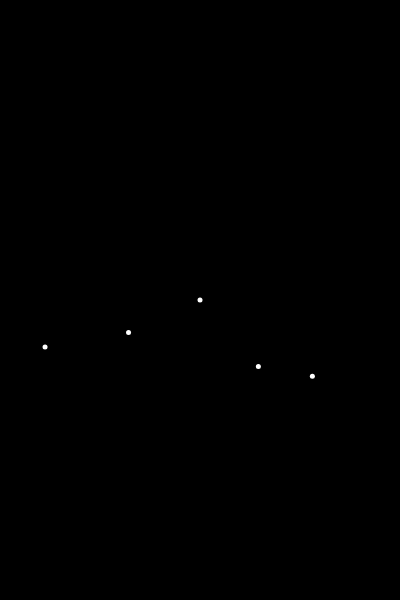
Frame 1 (no input)
Frame 60 (no input): identical to frame 1, image omitted
Frame 120 (the mouse pressed at the canvas centre since frame 60): identical to frame 1, image omitted

The p5.js sketch that drew this single still picture (run headless with seeded random() and noise() and a simulated clock; from frame 60 on, the mouse is pressed at the canvas centre):

// p5.js sketch
// ── sketch.js
var dots = [];
var links = [];
var seed = 0;


// game settings
var numOfDots = 5;

var minX = 0;
var maxX = 0;
var minY = 0;
var maxY = 0;
var transX;
var transY;

function setup() {
	randomSeed(seed-10*numOfDots);
	createCanvas(400, 600);
	// noLoop();

	minX = 0;
	maxX = 0;
	minY = 0;
	maxY = 0;
	transX = width/2;
	transY = height/2;
	dots = [];
	setDots();
	links = [];
}

function draw() {
	background(0);
	translate(transX, transY);

	for (var i = 0; i < links.length; i++) {
		links[i].show();
	}
	for (var i = 0; i < dots.length; i++) {
		dots[i].show();
	}
}

function setDots() {
	var n = 0; // the ids for the dots
	var black = [];
	for (var i = 0; i < numOfDots; i++) {
		var x = random(width);
		var y = random(width);

		if (i == 0) { // start the first dot at the origin
			x = 0;
			y = 0;
		} else { // after that, form the next dots arround all the others
			var newDotMade = false;
			calcBounds();
			while (!newDotMade) {
				BminX = minX - 100;
				BmaxX = maxX + 100;
				BminY = minY - 100;
				BmaxY = maxY + 100;

				var a = random(BminX, BmaxX); // potential new point position
				var b = random(BminY, BmaxY);

					// find closest point
				var smallestDist = 1000;
				for (var j = 0; j < dots.length; j++) {
					var dis = dist(a, b, dots[j].pos.x, dots[j].pos.y);
					if (dis < smallestDist) {
						smallestDist = dis;
					}
				}
					// now that we have the smallest dist, check if it's between 50 and 100
				if (50 < smallestDist && smallestDist < 100) {
					x = a;
					y = b;
					newDotMade = true;
				}
			}
		}

		var pos = createVector(x, y);
		var nd = new Dot(pos, n);

		dots.push(nd);

		n++;
	}

	// after all that, center the dots and fit them on the screen.

	calcBounds();

	// ######################################
	// properly center/scale this

	// goto line 32
	

}

function calcBounds() {
	for (var i = 0; i < dots.length; i++) {
		var x = dots[i].pos.x;
		var y = dots[i].pos.y;

		if (x < minX) {minX = x;}
		if (x > maxX) {maxX = x;}
		if (y < minY) {minY = y;}
		if (y > maxY) {maxY = y;}
	}
}

function mouseClicked() {
	var mx = mouseX - transX;
	var my = mouseY - transY;
	// find the nearest dot!
	var bestDist = height;
	var bestDot = 0;
	for (var i = 0; i < dots.length; i++) {
		var dx = dots[i].pos.x;
		var dy = dots[i].pos.y;

		var d = dist(dx, dy, mx, my);

		if (d < bestDist) {
			bestDist = d;
			bestDot = i;
		}
	}

	if (bestDist < width/10) { // check that it's not too far away
		dots[bestDot].press();
	}

	redraw();

	return false;
}

function createLink(d1, d2) {

	for (var i = 0; i < links.length; i++) {  // check if the link exists
		if (links[i].d1 == d1 && links[i].d2 == d2) {
			return;
		} else if (links[i].d1 == d2 && links[i].d2 == d1) {
			return;
		}
	}  // if it doesn't then make a new one!

	var l = new Link(d1, d2);
	links.push(l);
	calcProg();
}

function calcProg() {
	var n = numOfDots;
	var max = (n-1)*n*0.5 // https://www.wolframalpha.com/input/?i=n+choose+2
	var left = max - links.length;
	console.log(links.length + " of " + max);
	console.log(left + " left");
}
// ── dots.js
function Dot(pos, id) {
	this.pos = pos;
	this.id = id;

	this.pressed = false;

	this.press = function() {
		// check if no other dots are pressed,
		var othersPressed = false
		var pressedDot = 0;
		for (var i = 0; i < dots.length; i++) {
			if (i == this.id && this.pressed) { // if it's itself, then unpress it
				this.pressed = false;
				return;
			} else if (dots[i].pressed) {
				othersPressed = true;
				pressedDot = i;
				break;
			}
		}

		if (!othersPressed) { // if there are none the dot is now presesd
			this.pressed = true;
		} else { // if there is, connect the two and unpress both

			createLink(this.id, pressedDot);

			this.pressed = false;
			dots[pressedDot].pressed = false;

		}
	}

	this.show = function() {
		noStroke();
		if (this.pressed) {
			fill(255,0,0);
		} else {
			fill(255);
		}
		ellipse(this.pos.x, this.pos.y, 5);
	}
}

function Link(d1, d2) {
	this.d1 = d1;
	this.d2 = d2;

	this.show = function() {
		strokeWeight(1);
		stroke(200);
		var p1 = dots[d1].pos;
		var p2 = dots[d2].pos;
		line(p1.x, p1.y, p2.x, p2.y);
	}
}
